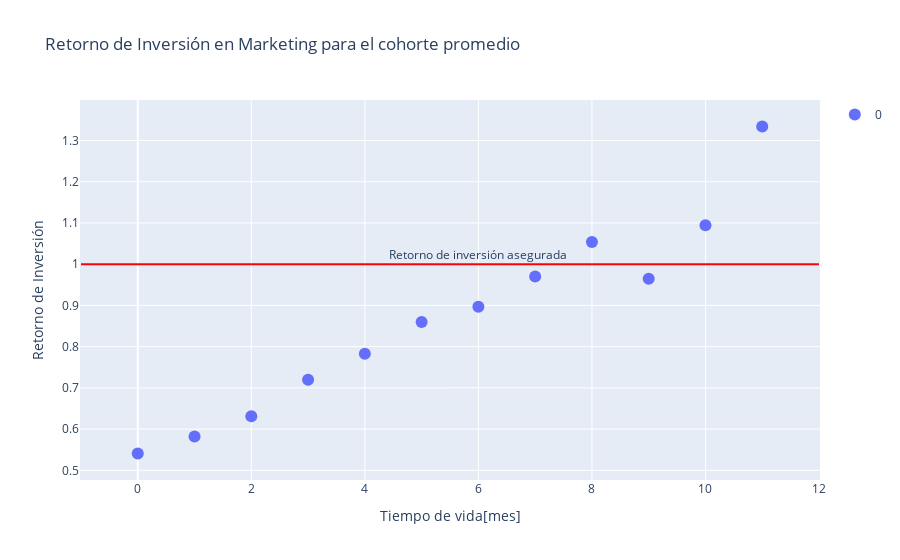

Notebook cell for this chart:
### Markdown cell above
Como habiamos señalado en la sección de 'Análisis por cohorte', el cohorte de Junio,2017 es el que más órdenes promedio por cliente presentaba, y eso se ve reflejado aquí, donde notamos que a partir del mes 6 de su tiempo de vida ya se *compensan* los gastos que se realizaron para atraer estos clientes. 
Así mismo, el cohorte de Septiembre de 2017, presentó los mejores precios promedio por compra en su 3er mes de vida, y aquí notamos que estas compras 'grandes' que hicieron los clientes sirvieron para compensar el costo que este cohorte significó para la empresa. 
En este mismo rubro, el cohorte de Diciembre de 2017 también mostraba buenos números en los precios promedio por compra, sin embargo vemos que aún no se tiene un retorno de inversión mayor a uno pero bastante cercano, esperando que se logre en los meses posteriores. 

Por último habíamos señalado que los cohortes de octubre a febrero, presentaban bajas órdenes y con precios no tan elevados, lo que nos da como resultado que aún no se compense la inversión y en ninguno de estos cohortes y se vea un avance bastante lento.

### Code cell
#Mostramos la información
fig_7 = px.scatter(avg_cohort,
                title='Retorno de Inversión en Marketing para el cohorte promedio',
                labels={'cohort_lifetime': 'Tiempo de vida[mes]', 'value':'Retorno de Inversión','variable':''},
                  )

fig_7.add_shape(type="line",
    x0=-1, y0=1, x1=12, y1=1,
    line=dict(color="Red",width=2)
 )
fig_7.update_traces(marker={'size': 12})
fig_7.add_annotation(x=6, y=1,
            text='Retorno de inversión asegurada',
            showarrow=False,
            yshift=10)

fig_7.show()

### Figure 1 — Plotly figure (JSON) as saved in the notebook; plotly's stock layout.template omitted (floating-point values rounded to 4 significant figures)
{"data": [{"hovertemplate": "=0<br>Tiempo de vida[mes]=%{x}<br>Retorno de Inversión=%{y}<extra></extra>", "legendgroup": "0", "marker": {"color": "#636efa", "size": 12, "symbol": "circle"}, "mode": "markers", "name": "0", "orientation": "v", "showlegend": true, "type": "scatter", "x": [0, 1, 2, 3, 4, 5, 6, 7, 8, 9, 10, 11], "xaxis": "x", "y": [0.5408, 0.582, 0.6311, 0.7197, 0.7829, 0.8599, 0.8968, 0.97, 1.054, 0.9645, 1.095, 1.334], "yaxis": "y"}], "layout": {"annotations": [{"showarrow": false, "text": "Retorno de inversión asegurada", "x": 6, "y": 1, "yshift": 10}], "legend": {"title": {"text": ""}, "tracegroupgap": 0}, "shapes": [{"line": {"color": "Red", "width": 2}, "type": "line", "x0": -1, "x1": 12, "y0": 1, "y1": 1}], "title": {"text": "Retorno de Inversión en Marketing para el cohorte promedio"}, "xaxis": {"anchor": "y", "domain": [0, 1], "title": {"text": "Tiempo de vida[mes]"}}, "yaxis": {"anchor": "x", "domain": [0, 1], "title": {"text": "Retorno de Inversión"}}}}
